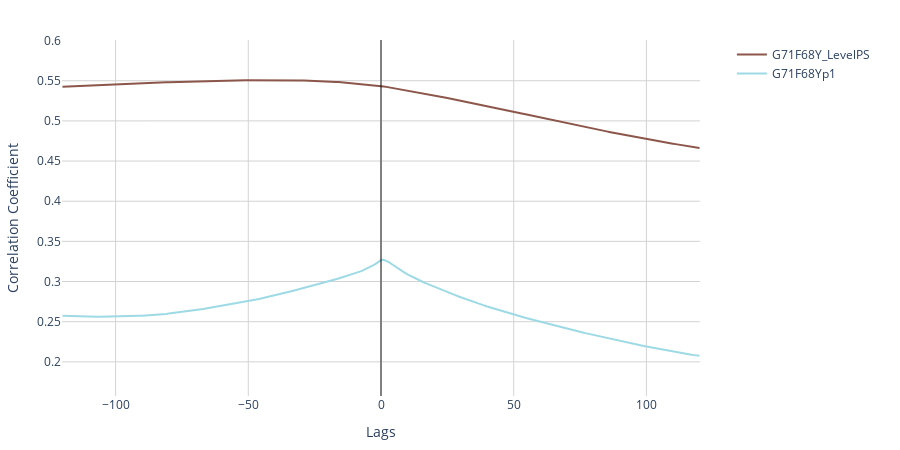
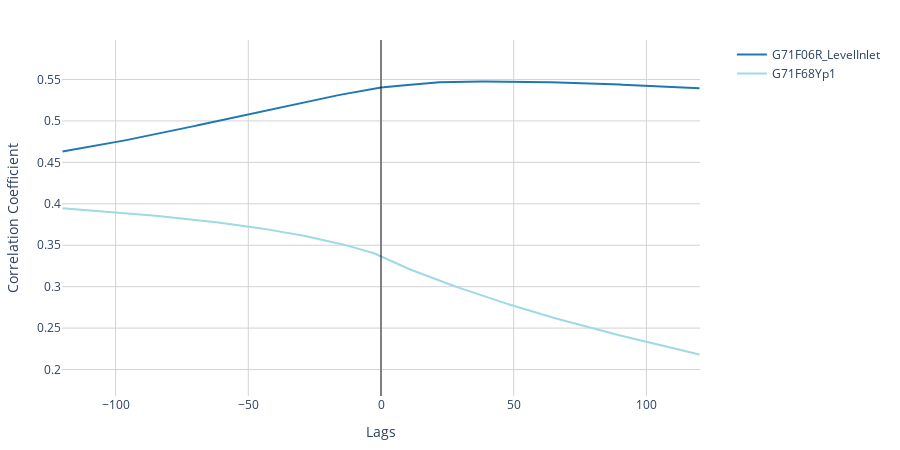
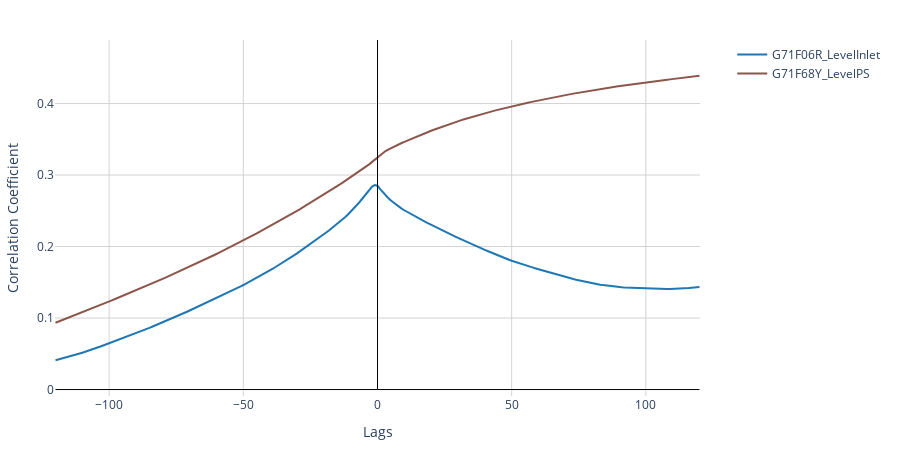

Notebook source saved alongside these figures, in order:
### Markdown cell above
- No interesting relation, just similar, and relation weakens for higher lags.
- All have a soft normal distribution shape

### Code cell
circular_relationship = ['G71F06R', 'G71F68Y']
cricular_relationship_vars = [col for col in columns if any([structure in col for structure in circular_relationship])]
for base_variable in cricular_relationship_vars:
    print(base_variable)
    plot_cross_correlation(raw[cricular_relationship_vars], base_variable, lag_range=120)

### Figure 1 — Plotly figure (JSON) as saved in the notebook; plotly's stock layout.template omitted (floating-point values rounded to 4 significant figures; data arrays with more than 128 entries replaced by an {"elided": "..."} marker saying what was removed)
{"data": [{"hovertemplate": "%{text}<br>Lag: %{x}<br>Correlation: %{y:.2f}<extra></extra>", "line": {"color": "rgba(140,86,75,1)", "width": 2}, "mode": "lines", "name": "G71F68Y_LevelPS", "opacity": 1, "showlegend": true, "text": {"elided": "241 str values"}, "texttemplate": "%{text:.2f}", "type": "scatter", "x": {"elided": "241 int values"}, "y": {"elided": "241 float values"}}, {"hovertemplate": "%{text}<br>Lag: %{x}<br>Correlation: %{y:.2f}<extra></extra>", "line": {"color": "rgba(158,218,229,1)", "width": 2}, "mode": "lines", "name": "G71F68Yp1", "opacity": 1, "showlegend": true, "text": {"elided": "241 str values"}, "texttemplate": "%{text:.2f}", "type": "scatter", "x": {"elided": "241 int values"}, "y": {"elided": "241 float values"}}], "layout": {"height": 450, "legend": {"x": 1.05, "y": 1}, "margin": {"b": 40, "l": 40, "r": 200, "t": 40}, "plot_bgcolor": "white", "shapes": [{"line": {"color": "Black", "width": 1}, "type": "line", "x0": -120, "x1": 120, "y0": 0, "y1": 0}, {"line": {"color": "Black", "width": 1}, "type": "line", "x0": 0, "x1": 0, "y0": 0, "y1": 5.214}], "width": 900, "xaxis": {"gridcolor": "LightGray", "showgrid": true, "title": {"text": "Lags"}}, "yaxis": {"gridcolor": "LightGray", "range": [0.1575, 0.6007], "showgrid": true, "title": {"text": "Correlation Coefficient"}}}}

### Figure 2 — Plotly figure (JSON) as saved in the notebook; plotly's stock layout.template omitted (floating-point values rounded to 4 significant figures; data arrays with more than 128 entries replaced by an {"elided": "..."} marker saying what was removed)
{"data": [{"hovertemplate": "%{text}<br>Lag: %{x}<br>Correlation: %{y:.2f}<extra></extra>", "line": {"color": "rgba(31,119,180,1)", "width": 2}, "mode": "lines", "name": "G71F06R_LevelInlet", "opacity": 1, "showlegend": true, "text": {"elided": "241 str values"}, "texttemplate": "%{text:.2f}", "type": "scatter", "x": {"elided": "241 int values"}, "y": {"elided": "241 float values"}}, {"hovertemplate": "%{text}<br>Lag: %{x}<br>Correlation: %{y:.2f}<extra></extra>", "line": {"color": "rgba(158,218,229,1)", "width": 2}, "mode": "lines", "name": "G71F68Yp1", "opacity": 1, "showlegend": true, "text": {"elided": "241 str values"}, "texttemplate": "%{text:.2f}", "type": "scatter", "x": {"elided": "241 int values"}, "y": {"elided": "241 float values"}}], "layout": {"height": 450, "legend": {"x": 1.05, "y": 1}, "margin": {"b": 40, "l": 40, "r": 200, "t": 40}, "plot_bgcolor": "white", "shapes": [{"line": {"color": "Black", "width": 1}, "type": "line", "x0": -120, "x1": 120, "y0": 0, "y1": 0}, {"line": {"color": "Black", "width": 1}, "type": "line", "x0": 0, "x1": 0, "y0": 0, "y1": 5.214}], "width": 900, "xaxis": {"gridcolor": "LightGray", "showgrid": true, "title": {"text": "Lags"}}, "yaxis": {"gridcolor": "LightGray", "range": [0.1681, 0.5976], "showgrid": true, "title": {"text": "Correlation Coefficient"}}}}

### Figure 3 — Plotly figure (JSON) as saved in the notebook; plotly's stock layout.template omitted (floating-point values rounded to 4 significant figures; data arrays with more than 128 entries replaced by an {"elided": "..."} marker saying what was removed)
{"data": [{"hovertemplate": "%{text}<br>Lag: %{x}<br>Correlation: %{y:.2f}<extra></extra>", "line": {"color": "rgba(31,119,180,1)", "width": 2}, "mode": "lines", "name": "G71F06R_LevelInlet", "opacity": 1, "showlegend": true, "text": {"elided": "241 str values"}, "texttemplate": "%{text:.2f}", "type": "scatter", "x": {"elided": "241 int values"}, "y": {"elided": "241 float values"}}, {"hovertemplate": "%{text}<br>Lag: %{x}<br>Correlation: %{y:.2f}<extra></extra>", "line": {"color": "rgba(140,86,75,1)", "width": 2}, "mode": "lines", "name": "G71F68Y_LevelPS", "opacity": 1, "showlegend": true, "text": {"elided": "241 str values"}, "texttemplate": "%{text:.2f}", "type": "scatter", "x": {"elided": "241 int values"}, "y": {"elided": "241 float values"}}], "layout": {"height": 450, "legend": {"x": 1.05, "y": 1}, "margin": {"b": 40, "l": 40, "r": 200, "t": 40}, "plot_bgcolor": "white", "shapes": [{"line": {"color": "Black", "width": 1}, "type": "line", "x0": -120, "x1": 120, "y0": 0, "y1": 0}, {"line": {"color": "Black", "width": 1}, "type": "line", "x0": 0, "x1": 0, "y0": 0, "y1": 5.214}], "width": 900, "xaxis": {"gridcolor": "LightGray", "showgrid": true, "title": {"text": "Lags"}}, "yaxis": {"gridcolor": "LightGray", "range": [-0.00904, 0.4889], "showgrid": true, "title": {"text": "Correlation Coefficient"}}}}
